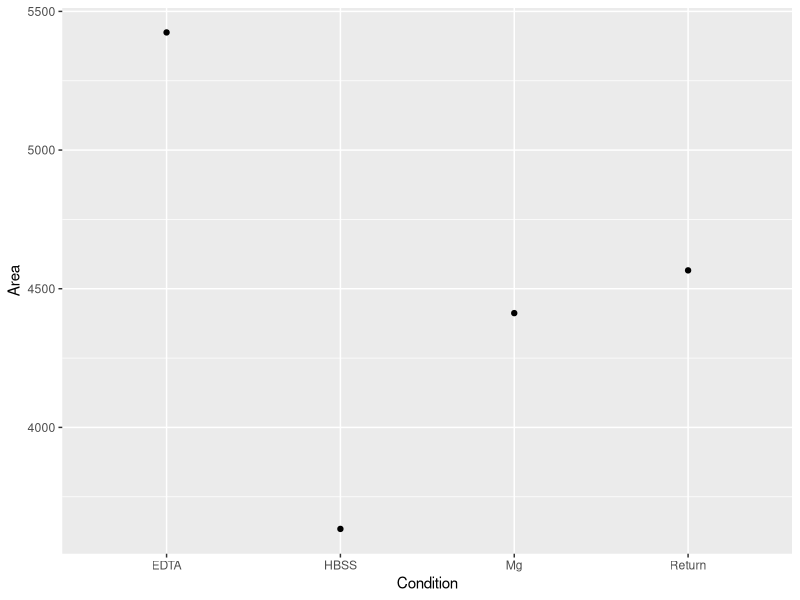
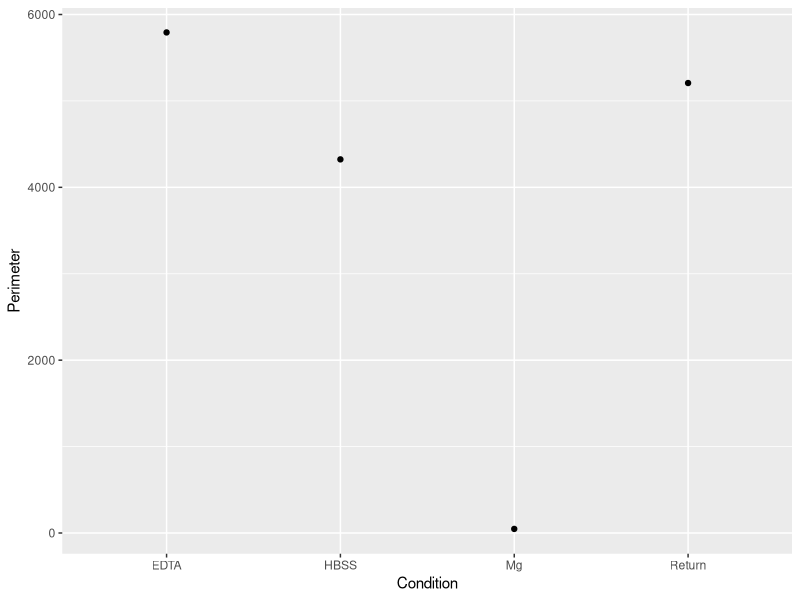

These charts were generated, in order, by the following R code:
## ---- chunk 1
# Read in the data file
Expansion_dat <- read.csv("Test data.csv")

# Load ggplot2
library(ggplot2)

# Make a scatter plot of area per condition
expansion_area <- ggplot(Expansion_dat, aes(x=Condition, y=Area)) + geom_point() + geom_smooth(method=lm, se=FALSE)
print(expansion_area)

# Make a scatter plot of perimeter per condition
expansion_per <- ggplot(Expansion_dat, aes(x=Condition, y=Perimeter)) + geom_point() + geom_smooth(method=lm, se=FALSE)
print(expansion_per)
